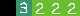

This game map was drawn from its Tiled (.tmx) file and the tilesets committed beside it. A one-line description and the full map source follow:
An orthogonal 5x1 tile map with 16x16 px tiles, 2 tile layers (Ground, Details).

<map version="1.8" tiledversion="1.8.2" orientation="orthogonal" renderorder="right-down" width="5" height="1" tilewidth="16" tileheight="16" infinite="0" nextlayerid="3" nextobjectid="1">
 <tileset firstgid="1" source="../spr_test_tileset.tsx" />
 <layer id="1" name="Ground" width="5" height="1">
  <data encoding="csv">
1,5,5,5,0
</data>
 </layer>
 <layer id="2" name="Details" width="5" height="1">
  <data encoding="csv">
0,4,3,3,3
</data>
 </layer>
</map>
